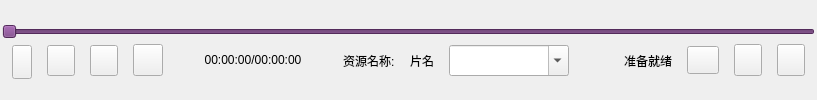
        <widget class="QWidget" name="tab_player">
         <attribute name="title">
          <string>播放</string>
         </attribute>
         <layout class="QVBoxLayout" name="verticalLayout_2">
          <property name="spacing">
           <number>11</number>
          </property>
          <property name="leftMargin">
           <number>0</number>
          </property>
          <property name="topMargin">
           <number>0</number>
          </property>
          <property name="rightMargin">
           <number>0</number>
          </property>
          <property name="bottomMargin">
           <number>0</number>
          </property>
          <item>
           <widget class="QGroupBox" name="box_video">
            <property name="minimumSize">
             <size>
              <width>0</width>
              <height>0</height>
             </size>
            </property>
            <property name="maximumSize">
             <size>
              <width>16777215</width>
              <height>16777215</height>
             </size>
            </property>
            <property name="styleSheet">
             <string notr="true">QGroupBox{border: none ;}</string>
            </property>
            <property name="title">
             <string/>
            </property>
            <property name="alignment">
             <set>Qt::AlignBottom|Qt::AlignHCenter</set>
            </property>
            <layout class="QVBoxLayout" name="verticalLayout_7">
             <property name="spacing">
              <number>0</number>
             </property>
             <property name="leftMargin">
              <number>0</number>
             </property>
             <property name="topMargin">
              <number>0</number>
             </property>
             <property name="rightMargin">
              <number>0</number>
             </property>
             <property name="bottomMargin">
              <number>0</number>
             </property>
             <item>
              <layout class="QVBoxLayout" name="box_player">
               <property name="spacing">
                <number>0</number>
               </property>
               <property name="leftMargin">
                <number>0</number>
               </property>
               <property name="rightMargin">
                <number>0</number>
               </property>
               <property name="bottomMargin">
                <number>0</number>
               </property>
              </layout>
             </item>
             <item>
              <widget class="QGroupBox" name="box_control">
               <property name="minimumSize">
                <size>
                 <width>564</width>
                 <height>65</height>
                </size>
               </property>
               <property name="maximumSize">
                <size>
                 <width>16777215</width>
                 <height>65</height>
                </size>
               </property>
               <property name="styleSheet">
                <string notr="true">QGroupBox{border: none ;}
</string>
               </property>
               <property name="title">
                <string/>
               </property>
               <property name="alignment">
                <set>Qt::AlignBottom|Qt::AlignLeading|Qt::AlignLeft</set>
               </property>
               <layout class="QVBoxLayout" name="verticalLayout_6">
                <property name="spacing">
                 <number>0</number>
                </property>
                <property name="leftMargin">
                 <number>2</number>
                </property>
                <property name="topMargin">
                 <number>2</number>
                </property>
                <property name="rightMargin">
                 <number>2</number>
                </property>
                <property name="bottomMargin">
                 <number>5</number>
                </property>
                <item>
                 <widget class="QSlider" name="sliderProgress">
                  <property name="enabled">
                   <bool>false</bool>
                  </property>
                  <property name="sizePolicy">
                   <sizepolicy hsizetype="Expanding" vsizetype="Fixed">
                    <horstretch>0</horstretch>
                    <verstretch>0</verstretch>
                   </sizepolicy>
                  </property>
                  <property name="minimumSize">
                   <size>
                    <width>0</width>
                    <height>25</height>
                   </size>
                  </property>
                  <property name="palette">
                   <palette>
                    <active>
                     <colorrole role="Button">
                      <brush brushstyle="SolidPattern">
                       <color alpha="255">
                        <red>116</red>
                        <green>60</green>
                        <blue>127</blue>
                       </color>
                      </brush>
                     </colorrole>
                     <colorrole role="Base">
                      <brush brushstyle="SolidPattern">
                       <color alpha="255">
                        <red>116</red>
                        <green>60</green>
                        <blue>127</blue>
                       </color>
                      </brush>
                     </colorrole>
                     <colorrole role="Window">
                      <brush brushstyle="SolidPattern">
                       <color alpha="255">
                        <red>116</red>
                        <green>60</green>
                        <blue>127</blue>
                       </color>
                      </brush>
                     </colorrole>
                    </active>
                    <inactive>
                     <colorrole role="Button">
                      <brush brushstyle="SolidPattern">
                       <color alpha="255">
                        <red>116</red>
                        <green>60</green>
                        <blue>127</blue>
                       </color>
                      </brush>
                     </colorrole>
                     <colorrole role="Base">
                      <brush brushstyle="SolidPattern">
                       <color alpha="255">
                        <red>116</red>
                        <green>60</green>
                        <blue>127</blue>
                       </color>
                      </brush>
                     </colorrole>
                     <colorrole role="Window">
                      <brush brushstyle="SolidPattern">
                       <color alpha="255">
                        <red>116</red>
                        <green>60</green>
                        <blue>127</blue>
                       </color>
                      </brush>
                     </colorrole>
                    </inactive>
                    <disabled>
                     <colorrole role="Button">
                      <brush brushstyle="SolidPattern">
                       <color alpha="255">
                        <red>116</red>
                        <green>60</green>
                        <blue>127</blue>
                       </color>
                      </brush>
                     </colorrole>
                     <colorrole role="Base">
                      <brush brushstyle="SolidPattern">
                       <color alpha="255">
                        <red>116</red>
                        <green>60</green>
                        <blue>127</blue>
                       </color>
                      </brush>
                     </colorrole>
                     <colorrole role="Window">
                      <brush brushstyle="SolidPattern">
                       <color alpha="255">
                        <red>116</red>
                        <green>60</green>
                        <blue>127</blue>
                       </color>
                      </brush>
                     </colorrole>
                    </disabled>
                   </palette>
                  </property>
                  <property name="cursor">
                   <cursorShape>PointingHandCursor</cursorShape>
                  </property>
                  <property name="mouseTracking">
                   <bool>true</bool>
                  </property>
                  <property name="tabletTracking">
                   <bool>true</bool>
                  </property>
                  <property name="focusPolicy">
                   <enum>Qt::TabFocus</enum>
                  </property>
                  <property name="contextMenuPolicy">
                   <enum>Qt::NoContextMenu</enum>
                  </property>
                  <property name="acceptDrops">
                   <bool>false</bool>
                  </property>
                  <property name="styleSheet">
                   <string notr="true"/>
                  </property>
                  <property name="tracking">
                   <bool>true</bool>
                  </property>
                  <property name="orientation">
                   <enum>Qt::Horizontal</enum>
                  </property>
                  <property name="invertedAppearance">
                   <bool>false</bool>
                  </property>
                  <property name="invertedControls">
                   <bool>false</bool>
                  </property>
                  <property name="tickPosition">
                   <enum>QSlider::NoTicks</enum>
                  </property>
                  <property name="tickInterval">
                   <number>10</number>
                  </property>
                 </widget>
                </item>
                <item>
                 <layout class="QHBoxLayout" name="horizontalLayout_2">
                  <property name="spacing">
                   <number>15</number>
                  </property>
                  <property name="leftMargin">
                   <number>10</number>
                  </property>
                  <property name="rightMargin">
                   <number>10</number>
                  </property>
                  <property name="bottomMargin">
                   <number>0</number>
                  </property>
                  <item>
                   <widget class="QPushButton" name="pushButton_paly">
                    <property name="sizePolicy">
                     <sizepolicy hsizetype="Expanding" vsizetype="Fixed">
                      <horstretch>0</horstretch>
                      <verstretch>0</verstretch>
                     </sizepolicy>
                    </property>
                    <property name="minimumSize">
                     <size>
                      <width>20</width>
                      <height>34</height>
                     </size>
                    </property>
                    <property name="maximumSize">
                     <size>
                      <width>20</width>
                      <height>31</height>
                     </size>
                    </property>
                    <property name="focusPolicy">
                     <enum>Qt::NoFocus</enum>
                    </property>
                    <property name="styleSheet">
                     <string notr="true">QPushButton{
    border-image:url(://resource/img/play_out.svg) 0px 0px no-repeat;
}
QPushButton:hover{
     border-image:url(://resource/img/play_on.svg) -0px 0px no-repeat;
}
</string>
                    </property>
                    <property name="text">
                     <string/>
                    </property>
                   </widget>
                  </item>
                  <item>
                   <widget class="QPushButton" name="pushButton_front">
                    <property name="enabled">
                     <bool>true</bool>
                    </property>
                    <property name="minimumSize">
                     <size>
                      <width>28</width>
                      <height>31</height>
                     </size>
                    </property>
                    <property name="maximumSize">
                     <size>
                      <width>28</width>
                      <height>31</height>
                     </size>
                    </property>
                    <property name="focusPolicy">
                     <enum>Qt::NoFocus</enum>
                    </property>
                    <property name="styleSheet">
                     <string notr="true">QPushButton{
    border-image:url(://resource/img/front_out.svg) 0px 0px no-repeat;
}
QPushButton:hover{
     border-image:url(://resource/img/front_on.svg) -0px 0px no-repeat;
}
QPushButton:disabled{

     border-image:url(://resource/img/front_off.svg) -0px 0px no-repeat;
}</string>
                    </property>
                    <property name="text">
                     <string/>
                    </property>
                   </widget>
                  </item>
                  <item>
                   <widget class="QPushButton" name="pushButton_next">
                    <property name="enabled">
                     <bool>true</bool>
                    </property>
                    <property name="minimumSize">
                     <size>
                      <width>28</width>
                      <height>31</height>
                     </size>
                    </property>
                    <property name="maximumSize">
                     <size>
                      <width>28</width>
                      <height>31</height>
                     </size>
                    </property>
                    <property name="focusPolicy">
                     <enum>Qt::NoFocus</enum>
                    </property>
                    <property name="styleSheet">
                     <string notr="true">QPushButton{
    border-image:url(://resource/img/next_out.svg) 0px 0px no-repeat;
}
QPushButton:hover{
     border-image:url(://resource/img/next_on.svg) -0px 0px no-repeat;
}
QPushButton:disabled{

     border-image:url(://resource/img/next_off.svg) -0px 0px no-repeat;
}</string>
                    </property>
                    <property name="text">
                     <string/>
                    </property>
                   </widget>
                  </item>
                  <item>
                   <widget class="QPushButton" name="pushButton_sound">
                    <property name="minimumSize">
                     <size>
                      <width>30</width>
                      <height>32</height>
                     </size>
                    </property>
                    <property name="maximumSize">
                     <size>
                      <width>30</width>
                      <height>32</height>
                     </size>
                    </property>
                    <property name="focusPolicy">
                     <enum>Qt::NoFocus</enum>
                    </property>
                    <property name="styleSheet">
                     <string notr="true">

QPushButton{
    border-image:url(://resource/img/volume-up_out.svg) 0px 0px no-repeat;
filter:alpha(Opacity=80);-moz-opacity:0.5;opacity: 0.5;
}
QPushButton:hover{
     border-image:url(://resource/img/volume-up_on.svg) -0px 0px no-repeat;
border:none;
}
</string>
                    </property>
                    <property name="text">
                     <string/>
                    </property>
                   </widget>
                  </item>
                  <item>
                   <widget class="QLabel" name="labelTimeVideo">
                    <property name="minimumSize">
                     <size>
                      <width>150</width>
                      <height>30</height>
                     </size>
                    </property>
                    <property name="maximumSize">
                     <size>
                      <width>150</width>
                      <height>30</height>
                     </size>
                    </property>
                    <property name="toolTip">
                     <string>时间</string>
                    </property>
                    <property name="styleSheet">
                     <string notr="true">color:#000;</string>
                    </property>
                    <property name="text">
                     <string>00:00:00/00:00:00</string>
                    </property>
                    <property name="alignment">
                     <set>Qt::AlignCenter</set>
                    </property>
                   </widget>
                  </item>
                  <item>
                   <widget class="QLabel" name="label">
                    <property name="text">
                     <string>资源名称:</string>
                    </property>
                   </widget>
                  </item>
                  <item>
                   <widget class="QLabel" name="label_VideoName">
                    <property name="text">
                     <string>片名</string>
                    </property>
                    <property name="openExternalLinks">
                     <bool>false</bool>
                    </property>
                   </widget>
                  </item>
                  <item>
                   <widget class="QComboBox" name="player_control_part">
                    <property name="minimumSize">
                     <size>
                      <width>120</width>
                      <height>31</height>
                     </size>
                    </property>
                    <property name="autoFillBackground">
                     <bool>false</bool>
                    </property>
                    <property name="editable">
                     <bool>true</bool>
                    </property>
                    <property name="frame">
                     <bool>true</bool>
                    </property>
                   </widget>
                  </item>
                  <item>
                   <spacer name="horizontalSpacer_2">
                    <property name="orientation">
                     <enum>Qt::Horizontal</enum>
                    </property>
                    <property name="sizeHint" stdset="0">
                     <size>
                      <width>40</width>
                      <height>20</height>
                     </size>
                    </property>
                   </spacer>
                  </item>
                  <item>
                   <widget class="QLabel" name="status">
                    <property name="minimumSize">
                     <size>
                      <width>0</width>
                      <height>0</height>
                     </size>
                    </property>
                    <property name="maximumSize">
                     <size>
                      <width>100</width>
                      <height>50</height>
                     </size>
                    </property>
                    <property name="styleSheet">
                     <string notr="true">color:#000;</string>
                    </property>
                    <property name="text">
                     <string>准备就绪</string>
                    </property>
                    <property name="alignment">
                     <set>Qt::AlignCenter</set>
                    </property>
                   </widget>
                  </item>
                  <item>
                   <widget class="QPushButton" name="pushButton_setting">
                    <property name="minimumSize">
                     <size>
                      <width>32</width>
                      <height>28</height>
                     </size>
                    </property>
                    <property name="maximumSize">
                     <size>
                      <width>32</width>
                      <height>28</height>
                     </size>
                    </property>
                    <property name="focusPolicy">
                     <enum>Qt::NoFocus</enum>
                    </property>
                    <property name="styleSheet">
                     <string notr="true">

QPushButton{
    border-image:url(://resource/img/setting_out.svg) 0px 0px no-repeat;
}
QPushButton:hover{
     border-image:url(://resource/img/setting_on.svg) -0px 0px no-repeat;
border:none;
}
</string>
                    </property>
                    <property name="text">
                     <string/>
                    </property>
                   </widget>
                  </item>
                  <item>
                   <widget class="QPushButton" name="pushButton_full">
                    <property name="minimumSize">
                     <size>
                      <width>28</width>
                      <height>32</height>
                     </size>
                    </property>
                    <property name="maximumSize">
                     <size>
                      <width>28</width>
                      <height>32</height>
                     </size>
                    </property>
                    <property name="focusPolicy">
                     <enum>Qt::NoFocus</enum>
                    </property>
                    <property name="styleSheet">
                     <string notr="true">QPushButton{
    border-image:url(://resource/img/full_out.svg) 0px 0px no-repeat;

}
QPushButton:hover{
     border-image:url(://resource/img/full_on.svg) -0px 0px no-repeat;
}
</string>
                    </property>
                    <property name="text">
                     <string/>
                    </property>
                   </widget>
                  </item>
                  <item>
                   <widget class="QPushButton" name="pushButton_playlist">
                    <property name="minimumSize">
                     <size>
                      <width>28</width>
                      <height>32</height>
                     </size>
                    </property>
                    <property name="maximumSize">
                     <size>
                      <width>28</width>
                      <height>32</height>
                     </size>
                    </property>
                    <property name="focusPolicy">
                     <enum>Qt::NoFocus</enum>
                    </property>
                    <property name="styleSheet">
                     <string notr="true">

QPushButton{
    border-image:url(://resource/img/list_out.svg) 0px 0px no-repeat;
}
QPushButton:hover{
     border-image:url(://resource/img/list_on.svg) -0px 0px no-repeat;
}
</string>
                    </property>
                    <property name="text">
                     <string/>
                    </property>
                   </widget>
                  </item>
                 </layout>
                </item>
               </layout>
              </widget>
             </item>
            </layout>
           </widget>
          </item>
         </layout>
        </widget>
